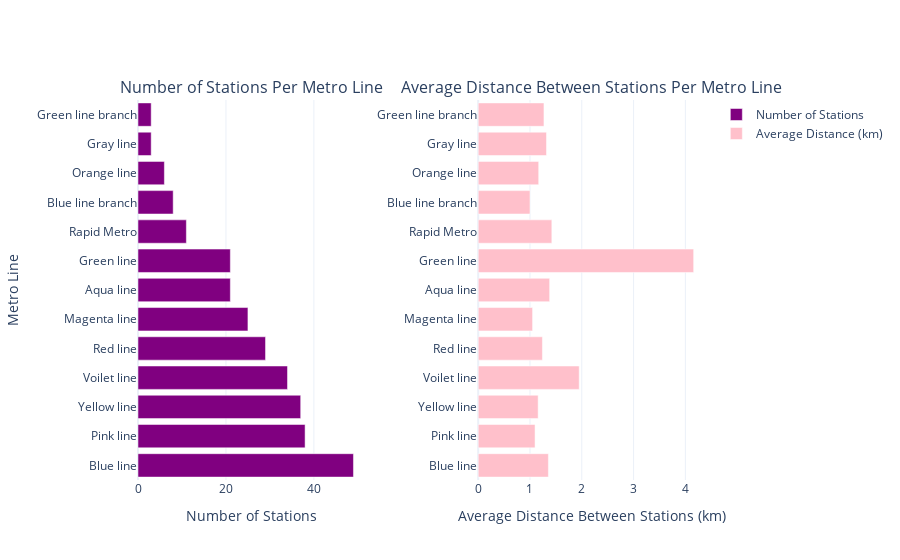

Source (notebook cell):
### Markdown cell above
#### Plotting Number of Stations and Average Distance of Each Line

### Code cell
# creating subplots
fig = make_subplots(rows=1, cols=2, subplot_titles=('Number of Stations Per Metro Line',
                                                    'Average Distance Between Stations Per Metro Line'),
                    horizontal_spacing=0.2)

# plot for Number of Stations per Line
fig.add_trace(
    go.Bar(y=line_analysis['Line'], x=line_analysis['Number of Stations'],
           orientation='h', name='Number of Stations', marker_color='purple'),
    row=1, col=1
)

# plot for Average Distance Between Stations
fig.add_trace(
    go.Bar(y=line_analysis['Line'], x=line_analysis['Average Distance Between Stations (km)'],
           orientation='h', name='Average Distance (km)', marker_color='pink'),
    row=1, col=2
)

# update xaxis properties
fig.update_xaxes(title_text="Number of Stations", row=1, col=1)
fig.update_xaxes(title_text="Average Distance Between Stations (km)", row=1, col=2)

# update yaxis properties
fig.update_yaxes(title_text="Metro Line", row=1, col=1)
fig.update_yaxes(title_text="", row=1, col=2)

# Add hover information for Number of Stations plot
fig.data[0].hovertemplate = 'Line: %{y} <br>Number of Stations: %{x}'

# Add hover information for Average Distance plot
fig.data[1].hovertemplate = 'Line: %{y} <br>Average Distance: %{x} km'


fig.show()

### Figure 1 — Plotly figure (JSON) as saved in the notebook; plotly's stock layout.template omitted (floating-point values rounded to 4 significant figures)
{"data": [{"hovertemplate": "Line: %{y} <br>Number of Stations: %{x}", "marker": {"color": "purple"}, "name": "Number of Stations", "orientation": "h", "type": "bar", "x": [49, 38, 37, 34, 29, 25, 21, 21, 11, 8, 6, 3, 3], "xaxis": "x", "y": ["Blue line", "Pink line", "Yellow line", "Voilet line", "Red line", "Magenta line", "Aqua line", "Green line", "Rapid Metro", "Blue line branch", "Orange line", "Gray line", "Green line branch"], "yaxis": "y"}, {"hovertemplate": "Line: %{y} <br>Average Distance: %{x} km", "marker": {"color": "pink"}, "name": "Average Distance (km)", "orientation": "h", "type": "bar", "x": [1.355, 1.098, 1.157, 1.95, 1.24, 1.05, 1.379, 4.16, 1.422, 1, 1.168, 1.318, 1.269], "xaxis": "x2", "y": ["Blue line", "Pink line", "Yellow line", "Voilet line", "Red line", "Magenta line", "Aqua line", "Green line", "Rapid Metro", "Blue line branch", "Orange line", "Gray line", "Green line branch"], "yaxis": "y2"}], "layout": {"annotations": [{"font": {"size": 16}, "showarrow": false, "text": "Number of Stations Per Metro Line", "x": 0.2, "xanchor": "center", "xref": "paper", "y": 1, "yanchor": "bottom", "yref": "paper"}, {"font": {"size": 16}, "showarrow": false, "text": "Average Distance Between Stations Per Metro Line", "x": 0.8, "xanchor": "center", "xref": "paper", "y": 1, "yanchor": "bottom", "yref": "paper"}], "xaxis": {"anchor": "y", "domain": [0, 0.4], "title": {"text": "Number of Stations"}}, "xaxis2": {"anchor": "y2", "domain": [0.6, 1], "title": {"text": "Average Distance Between Stations (km)"}}, "yaxis": {"anchor": "x", "domain": [0, 1], "title": {"text": "Metro Line"}}, "yaxis2": {"anchor": "x2", "domain": [0, 1], "title": {"text": ""}}}}
